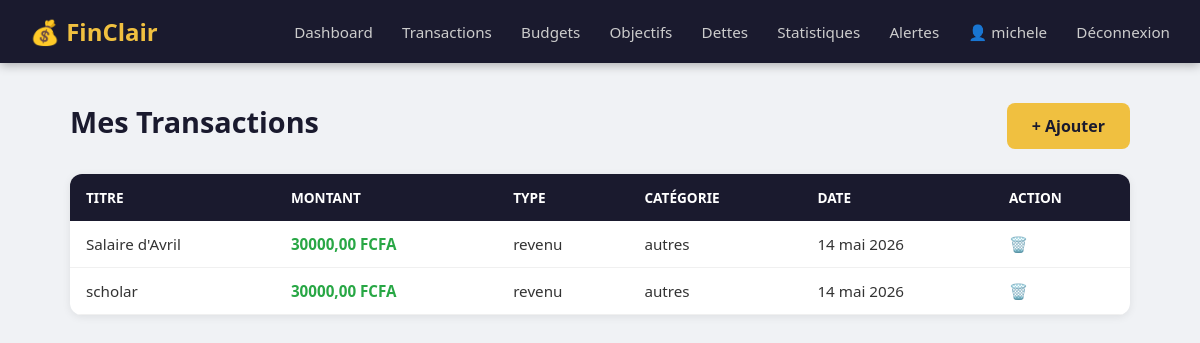
The app's page /transactions/ (signed in), older data.
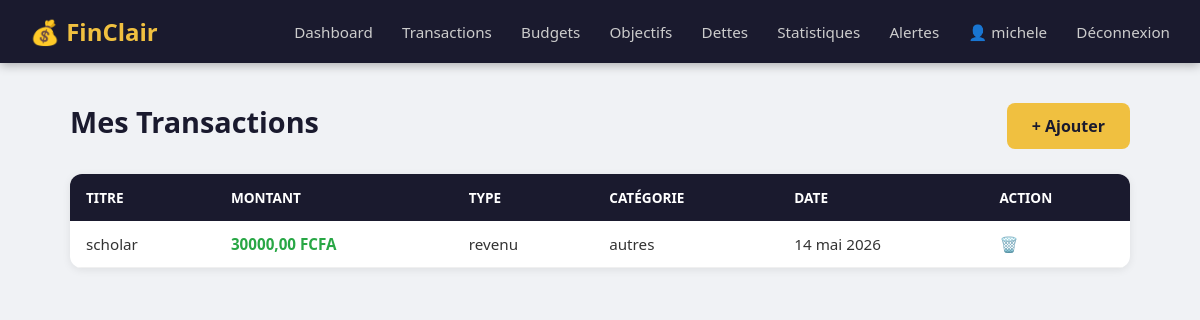
The same page, newer data.
### transactions/models.py (models this page shows, shortened)
class Transaction(models.Model):
    TYPE_CHOICES = [
        ('revenu', 'Revenu'),
        ('depense', 'Dépense'),
    ]
    CATEGORIE_CHOICES = [
        ('alimentation', 'Alimentation'),
        ('transport', 'Transport'),
        ('logement', 'Logement'),
        ('sante', 'Santé'),
        ('loisirs', 'Loisirs'),
        ('education', 'Éducation'),
        ('autres', 'Autres'),
    ]
    utilisateur = models.ForeignKey(User, on_delete=models.CASCADE)
    titre = models.CharField(max_length=200)
    montant = models.DecimalField(max_digits=10, decimal_places=2)
    type_transaction = models.CharField(max_length=10, choices=TYPE_CHOICES)
    categorie = models.CharField(max_length=20, choices=CATEGORIE_CHOICES)
    date = models.DateField(auto_now_add=True)
    description = models.TextField(blank=True)

### transactions/views.py (the view)
# urls.py: path('', views.liste_transactions, name='liste_transactions'),
@login_required  # Redirige vers connexion si pas connecté
def liste_transactions(request):
    transactions = Transaction.objects.filter(
        utilisateur=request.user
    ).order_by('-date')
    return render(request, 'transactions/liste.html', {
        'transactions': transactions
    })

### templates/transactions/liste.html (shortened to what this page needs)
{% extends 'base.html' %}
{% block contenu %}
<div class="page">
    <div class="page-header">
        <h1>Mes Transactions</h1>
        <a href="{% url 'ajouter_transaction' %}" class="btn">+ Ajouter</a>
    </div>
    <table>
        <thead>
            <tr>
                <th>Titre</th>
                <th>Montant</th>
                <th>Type</th>
                <th>Catégorie</th>
                <th>Date</th>
                <th>Action</th>
            </tr>
        </thead>
        <tbody>
            {% for t in transactions %}
            <tr class="{{ t.type_transaction }}">
                <td>{{ t.titre }}</td>
                <td>{{ t.montant }} FCFA</td>
                <td>{{ t.type_transaction }}</td>
                <td>{{ t.categorie }}</td>
                <td>{{ t.date }}</td>
                <td>
                    <a href="{% url 'supprimer_transaction' t.pk %}"
                       onclick="return confirm('Supprimer cette transaction ?')">
                       🗑️
                    </a>
                </td>
            </tr>
            {% empty %}
            <tr><td colspan="6">Aucune transaction.</td></tr>
            {% endfor %}
        </tbody>
    </table>
</div>
{% endblock %}

Row changes from the older to the newer data that the page shows:
removed Transaction: titre "Salaire d'Avril", montant "30000,00", type_transaction "revenu", categorie "autres", date "14 mai 2026"
